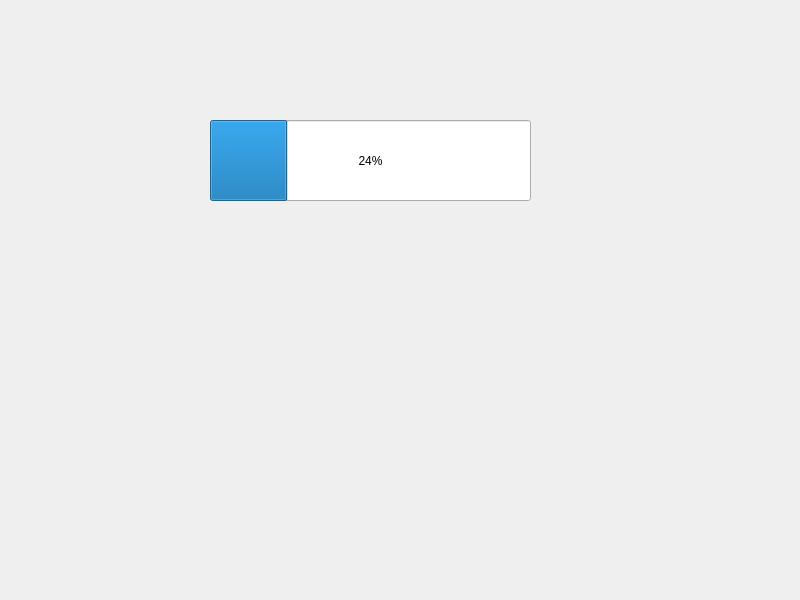
<?xml version="1.0" encoding="UTF-8"?>
<ui version="4.0">
 <class>Widget</class>
 <widget class="QWidget" name="Widget">
  <property name="geometry">
   <rect>
    <x>0</x>
    <y>0</y>
    <width>800</width>
    <height>600</height>
   </rect>
  </property>
  <property name="windowTitle">
   <string>Widget</string>
  </property>
  <property name="styleSheet">
   <string notr="true"/>
  </property>
  <widget class="QProgressBar" name="progressBar">
   <property name="geometry">
    <rect>
     <x>210</x>
     <y>120</y>
     <width>321</width>
     <height>81</height>
    </rect>
   </property>
   <property name="styleSheet">
    <string notr="true">QProgressBar::chunk { background-color: red;};</string>
   </property>
   <property name="value">
    <number>24</number>
   </property>
   <property name="alignment">
    <set>Qt::AlignCenter</set>
   </property>
  </widget>
 </widget>
 <resources/>
 <connections/>
</ui>
